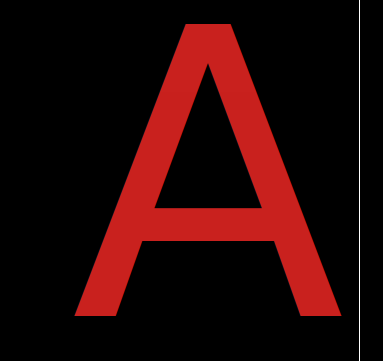
#> input picture training/Arr.png, 383 x 361 px
$ python rough.py
#> lines starting #> are read from the running program, lines starting #| are printed output that depends on the picture; after the words box and inside, x2 and y2 are one past the last pixel; in counts of white or black regions, pixels touching at a corner belong together
import cv2

good_contour_trainee = []
threshold_area = 5000

img = cv2.imread('training/Arr.png')
#> img is the input picture: shape (361, 383, 3); mean B, G, R 6.3, 6.8, 38.3
gray_trainee_image = cv2.cvtColor(img, cv2.COLOR_BGR2GRAY)
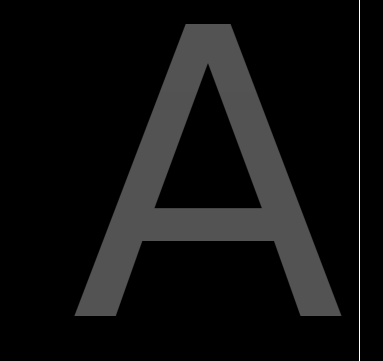
#> gray_trainee_image: shape (361, 383); min 0, max 255, mean 16.2
ret, thres = cv2.threshold(gray_trainee_image, 20, 255, 0)
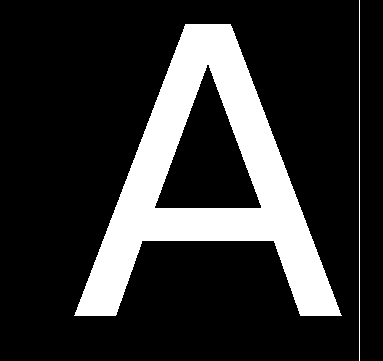
#> thres: shape (361, 383); 19.2% white; 2 white regions
cv2.imshow("Thresholding", thres)
contours_trainee, heir1 = cv2.findContours(thres, cv2.RETR_TREE, cv2.CHAIN_APPROX_SIMPLE)
#> contours_trainee = 3 contours, 1 with area under 20; largest, box (x1, y1, x2, y2) and area: (74, 24, 342, 316) 33411, (154, 64, 262, 209) 7886

for contour_trainee in contours_trainee:
    if cv2.contourArea(contour_trainee) > threshold_area:
        good_contour_trainee.append(contour_trainee)
#> this loop made 3 passes
#> contour_trainee on pass 3: [[359, 0], [359, 360]]
#> after the loop, good_contour_trainee = 2 contours; box (x1, y1, x2, y2) and area: (74, 24, 342, 316) 33411, (154, 64, 262, 209) 7886

cv2.drawContours(img, good_contour_trainee, -1, (0,255,0), 3)
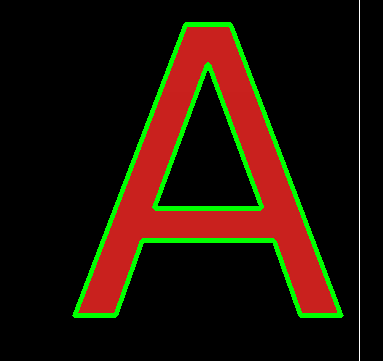
#> img: shape (361, 383, 3); 4.99% of pixels changed, all inside (x1, y1, x2, y2) = (72, 22, 344, 318)
cv2.imshow("Input", img)
cv2.waitKey(0)
cv2.destroyAllWindows()

$ run again, with training/A.png copied over training/Arr.png
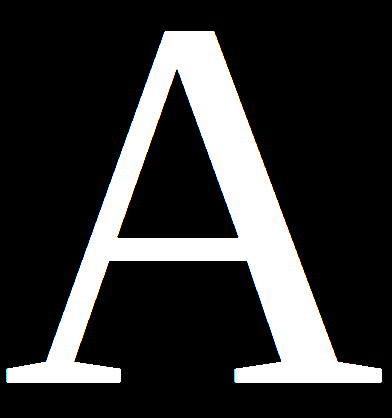
#> input picture training/A.png, 392 x 418 px
#> img is the input picture: shape (418, 392, 3); mean B, G, R 52.5, 52.5, 52.5
#> `ret, thres = cv2.threshold(gray_trainee_image, 20, 255, 0)`:
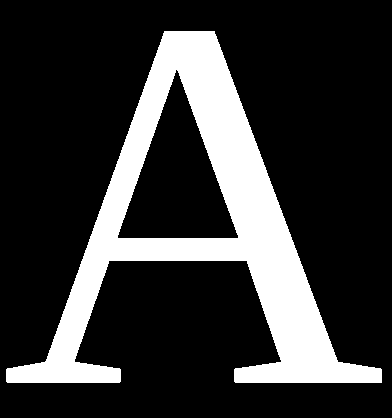
#> thres: shape (418, 392); 20.8% white; 1 white region
#> contours_trainee = 2 contours; box (x1, y1, x2, y2) and area: (6, 31, 382, 383) 43612, (117, 69, 239, 239) 10452
#> the loop `for contour_trainee in contours_trainee:` made 2 passes
#> after the loop `for contour_trainee in contours_trainee:`: good_contour_trainee has the same summary as contours_trainee
#> `cv2.drawContours(img, good_contour_trainee, -1, (0,255,0), 3)`:
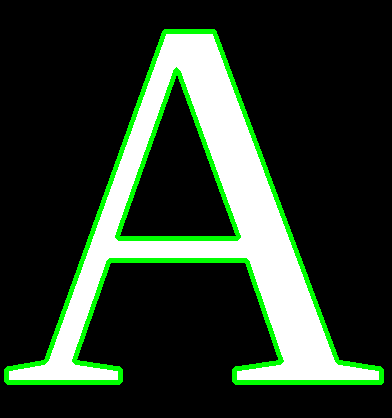
#> img: shape (418, 392, 3); 6.06% of pixels changed, all inside (x1, y1, x2, y2) = (4, 29, 384, 385)
